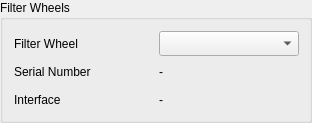
         <widget class="QGroupBox" name="groupFilterWheels">
          <property name="sizePolicy">
           <sizepolicy hsizetype="Fixed" vsizetype="Fixed">
            <horstretch>0</horstretch>
            <verstretch>0</verstretch>
           </sizepolicy>
          </property>
          <property name="minimumSize">
           <size>
            <width>312</width>
            <height>123</height>
           </size>
          </property>
          <property name="maximumSize">
           <size>
            <width>312</width>
            <height>123</height>
           </size>
          </property>
          <property name="title">
           <string>Filter Wheels</string>
          </property>
          <layout class="QGridLayout" name="gridFilterWheels_2">
           <item row="0" column="0">
            <widget class="QLabel" name="lblFwheel">
             <property name="sizePolicy">
              <sizepolicy hsizetype="Fixed" vsizetype="Fixed">
               <horstretch>0</horstretch>
               <verstretch>0</verstretch>
              </sizepolicy>
             </property>
             <property name="minimumSize">
              <size>
               <width>140</width>
               <height>25</height>
              </size>
             </property>
             <property name="maximumSize">
              <size>
               <width>140</width>
               <height>25</height>
              </size>
             </property>
             <property name="text">
              <string>Filter Wheel</string>
             </property>
            </widget>
           </item>
           <item row="0" column="1">
            <widget class="QComboBox" name="comboFilterWheel">
             <property name="sizePolicy">
              <sizepolicy hsizetype="Fixed" vsizetype="Fixed">
               <horstretch>0</horstretch>
               <verstretch>0</verstretch>
              </sizepolicy>
             </property>
             <property name="minimumSize">
              <size>
               <width>140</width>
               <height>25</height>
              </size>
             </property>
             <property name="maximumSize">
              <size>
               <width>160</width>
               <height>25</height>
              </size>
             </property>
             <property name="layoutDirection">
              <enum>Qt::LeftToRight</enum>
             </property>
            </widget>
           </item>
           <item row="1" column="0">
            <widget class="QLabel" name="lblFwheelSerialNumber">
             <property name="sizePolicy">
              <sizepolicy hsizetype="Fixed" vsizetype="Fixed">
               <horstretch>0</horstretch>
               <verstretch>0</verstretch>
              </sizepolicy>
             </property>
             <property name="minimumSize">
              <size>
               <width>120</width>
               <height>25</height>
              </size>
             </property>
             <property name="maximumSize">
              <size>
               <width>120</width>
               <height>25</height>
              </size>
             </property>
             <property name="text">
              <string>Serial Number</string>
             </property>
            </widget>
           </item>
           <item row="1" column="1">
            <widget class="QLabel" name="lblFwheelSerialNumberValue">
             <property name="sizePolicy">
              <sizepolicy hsizetype="Fixed" vsizetype="Fixed">
               <horstretch>0</horstretch>
               <verstretch>0</verstretch>
              </sizepolicy>
             </property>
             <property name="minimumSize">
              <size>
               <width>140</width>
               <height>25</height>
              </size>
             </property>
             <property name="maximumSize">
              <size>
               <width>160</width>
               <height>25</height>
              </size>
             </property>
             <property name="text">
              <string>-</string>
             </property>
             <property name="alignment">
              <set>Qt::AlignLeading|Qt::AlignLeft|Qt::AlignVCenter</set>
             </property>
            </widget>
           </item>
           <item row="2" column="0">
            <widget class="QLabel" name="lblFwheelInterface">
             <property name="sizePolicy">
              <sizepolicy hsizetype="Fixed" vsizetype="Fixed">
               <horstretch>0</horstretch>
               <verstretch>0</verstretch>
              </sizepolicy>
             </property>
             <property name="minimumSize">
              <size>
               <width>120</width>
               <height>25</height>
              </size>
             </property>
             <property name="maximumSize">
              <size>
               <width>120</width>
               <height>25</height>
              </size>
             </property>
             <property name="text">
              <string>Interface</string>
             </property>
            </widget>
           </item>
           <item row="2" column="1">
            <widget class="QLabel" name="lblFwheelInterfaceValue">
             <property name="sizePolicy">
              <sizepolicy hsizetype="Fixed" vsizetype="Fixed">
               <horstretch>0</horstretch>
               <verstretch>0</verstretch>
              </sizepolicy>
             </property>
             <property name="minimumSize">
              <size>
               <width>140</width>
               <height>25</height>
              </size>
             </property>
             <property name="maximumSize">
              <size>
               <width>160</width>
               <height>25</height>
              </size>
             </property>
             <property name="text">
              <string>-</string>
             </property>
             <property name="alignment">
              <set>Qt::AlignLeading|Qt::AlignLeft|Qt::AlignVCenter</set>
             </property>
            </widget>
           </item>
          </layout>
         </widget>
